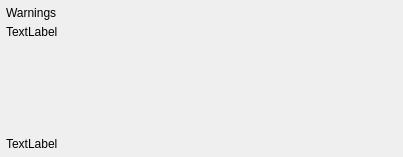
                     <widget class="QWidget" name="warningsScrollArea">
                      <property name="geometry">
                       <rect>
                        <x>0</x>
                        <y>0</y>
                        <width>403</width>
                        <height>157</height>
                       </rect>
                      </property>
                      <layout class="QVBoxLayout" name="verticalLayout_21">
                       <property name="spacing">
                        <number>0</number>
                       </property>
                       <property name="leftMargin">
                        <number>6</number>
                       </property>
                       <property name="topMargin">
                        <number>6</number>
                       </property>
                       <property name="rightMargin">
                        <number>6</number>
                       </property>
                       <property name="bottomMargin">
                        <number>6</number>
                       </property>
                       <item>
                        <layout class="QVBoxLayout" name="workspaceWarningVLayout">
                         <item alignment="Qt::AlignTop">
                          <widget class="QLabel" name="workspaceLabelWarningsTitle">
                           <property name="text">
                            <string>Warnings</string>
                           </property>
                          </widget>
                         </item>
                         <item>
                          <spacer name="verticalSpacer_14">
                           <property name="orientation">
                            <enum>Qt::Vertical</enum>
                           </property>
                           <property name="sizeType">
                            <enum>QSizePolicy::Fixed</enum>
                           </property>
                           <property name="sizeHint" stdset="0">
                            <size>
                             <width>20</width>
                             <height>5</height>
                            </size>
                           </property>
                          </spacer>
                         </item>
                         <item alignment="Qt::AlignTop">
                          <widget class="QLabel" name="warningsDescription">
                           <property name="lineWidth">
                            <number>2</number>
                           </property>
                           <property name="text">
                            <string>TextLabel</string>
                           </property>
                           <property name="wordWrap">
                            <bool>true</bool>
                           </property>
                          </widget>
                         </item>
                         <item>
                          <spacer name="verticalSpacer_13">
                           <property name="orientation">
                            <enum>Qt::Vertical</enum>
                           </property>
                           <property name="sizeHint" stdset="0">
                            <size>
                             <width>20</width>
                             <height>5</height>
                            </size>
                           </property>
                          </spacer>
                         </item>
                         <item alignment="Qt::AlignTop">
                          <widget class="QLabel" name="warningsLabel">
                           <property name="text">
                            <string>TextLabel</string>
                           </property>
                           <property name="wordWrap">
                            <bool>true</bool>
                           </property>
                           <property name="margin">
                            <number>5</number>
                           </property>
                          </widget>
                         </item>
                        </layout>
                       </item>
                      </layout>
                     </widget>
